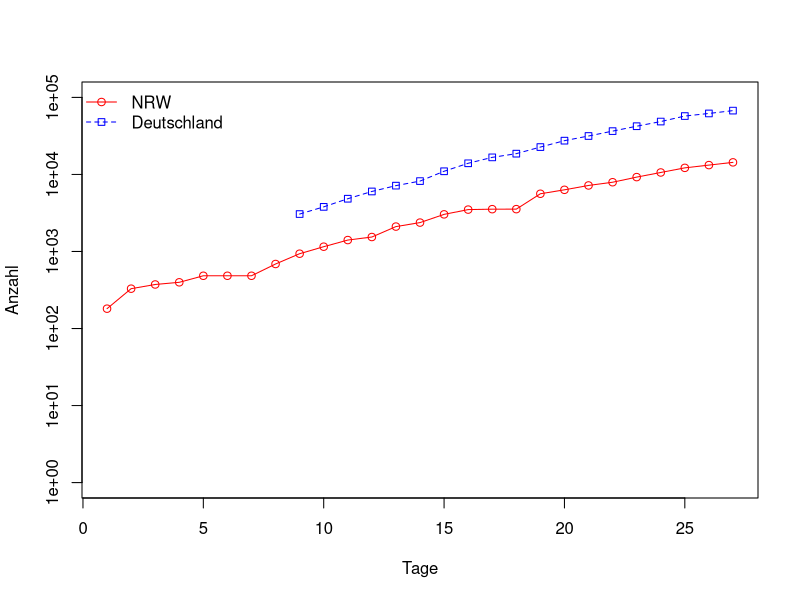
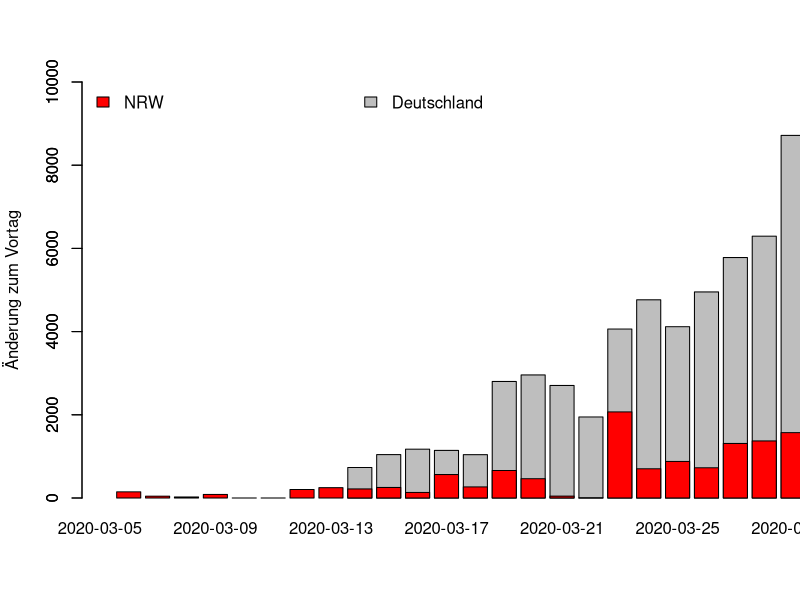

These figures' R source, in order:
## ---- chunk 1
knitr::opts_chunk$set(fig.path=paste0("figures.rki/"),
                      echo=FALSE,
                      warning=FALSE,
                      message=FALSE,
                      dev=c("png"),
                      dpi=300)

nrw <- read.csv("nrw.csv")
nrw <- nrw[-24,]
Nnrw <- length(nrw[,3])
nrw[c(10:Nnrw), c(3:4)] <- nrw[c(10:Nnrw), c(3:4)]*1000

deutschland <- read.csv("gesamt.csv")
deutschland[,c(3,4)]  <- deutschland[,c(3,4)] *1000
ND <- length(deutschland[,3])
## ---- chunk 2
plot(NA, log="y", xlim=c(1,Nnrw), ylim=c(1,100000), xlab="Tage", ylab="Anzahl")
points(x=c(1:Nnrw), y=nrw[,3], pch=21, col="red")
lines(x=c(1:Nnrw), y=nrw[,3], lty=1, col="red")

points(x=c(1:ND)+Nnrw-ND, y=deutschland[,3], pch=22, col="blue")
lines(x=c(1:ND)+Nnrw-ND, y=deutschland[,3], lty=2, col="blue")

legend("topleft",
       legend=c("NRW", "Deutschland"), bty="n",
       pch=c(21,22), lty=c(1,2), col=c("red", "blue"))
## ---- chunk 3
barplot(height=c(rep(NA, times=Nnrw-ND+1),diff(deutschland[,3])), ylim=c(0,10000), xlim=c(1,Nnrw), names.arg=nrw[,1],
        legend.text=c('Deutschland'), args.legend=list(x="top", bty="n"), ylab=c("Änderung zum Vortag"))
barplot(height=c(NA, diff(nrw[,3])), add=TRUE, col="red", legend.text=c("NRW"), args.legend=list(x="topleft", bty="n"))
